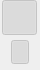
       <widget class="QWidget" name="w1_4" native="true">
        <property name="sizePolicy">
         <sizepolicy hsizetype="Fixed" vsizetype="Fixed">
          <horstretch>0</horstretch>
          <verstretch>0</verstretch>
         </sizepolicy>
        </property>
        <property name="minimumSize">
         <size>
          <width>40</width>
          <height>70</height>
         </size>
        </property>
        <property name="maximumSize">
         <size>
          <width>40</width>
          <height>70</height>
         </size>
        </property>
        <layout class="QVBoxLayout" name="verticalLayout_w1_4">
         <property name="spacing">
          <number>0</number>
         </property>
         <property name="leftMargin">
          <number>0</number>
         </property>
         <property name="topMargin">
          <number>0</number>
         </property>
         <property name="rightMargin">
          <number>0</number>
         </property>
         <property name="bottomMargin">
          <number>0</number>
         </property>
         <item>
          <widget class="QWidget" name="w1_top_4" native="true">
           <layout class="QHBoxLayout" name="horizontalLayout_w1_top_4">
            <property name="spacing">
             <number>0</number>
            </property>
            <property name="leftMargin">
             <number>0</number>
            </property>
            <property name="topMargin">
             <number>0</number>
            </property>
            <property name="rightMargin">
             <number>0</number>
            </property>
            <property name="bottomMargin">
             <number>0</number>
            </property>
            <item>
             <spacer name="horizontalSpacer_44">
              <property name="orientation">
               <enum>Qt::Horizontal</enum>
              </property>
              <property name="sizeHint" stdset="0">
               <size>
                <width>40</width>
                <height>20</height>
               </size>
              </property>
             </spacer>
            </item>
            <item>
             <widget class="QPushButton" name="pushButton_circle_4_1">
              <property name="enabled">
               <bool>false</bool>
              </property>
              <property name="sizePolicy">
               <sizepolicy hsizetype="Fixed" vsizetype="Fixed">
                <horstretch>0</horstretch>
                <verstretch>0</verstretch>
               </sizepolicy>
              </property>
              <property name="minimumSize">
               <size>
                <width>35</width>
                <height>35</height>
               </size>
              </property>
              <property name="maximumSize">
               <size>
                <width>35</width>
                <height>35</height>
               </size>
              </property>
              <property name="focusPolicy">
               <enum>Qt::NoFocus</enum>
              </property>
              <property name="styleSheet">
               <string notr="true">QPushButton:!checked{
border-image: url(:/circle_unchecked.svg);
}
QPushButton:checked{
border-image: url(:/circle_checked.svg);
}
</string>
              </property>
              <property name="text">
               <string/>
              </property>
              <property name="checkable">
               <bool>true</bool>
              </property>
              <property name="checked">
               <bool>true</bool>
              </property>
             </widget>
            </item>
            <item>
             <spacer name="horizontalSpacer_45">
              <property name="orientation">
               <enum>Qt::Horizontal</enum>
              </property>
              <property name="sizeHint" stdset="0">
               <size>
                <width>40</width>
                <height>20</height>
               </size>
              </property>
             </spacer>
            </item>
           </layout>
          </widget>
         </item>
         <item>
          <widget class="QWidget" name="w1_bottom_4" native="true">
           <layout class="QHBoxLayout" name="horizontalLayout_w1_bottom_4">
            <property name="spacing">
             <number>0</number>
            </property>
            <property name="leftMargin">
             <number>0</number>
            </property>
            <property name="topMargin">
             <number>0</number>
            </property>
            <property name="rightMargin">
             <number>0</number>
            </property>
            <property name="bottomMargin">
             <number>0</number>
            </property>
            <item>
             <spacer name="horizontalSpacer_46">
              <property name="orientation">
               <enum>Qt::Horizontal</enum>
              </property>
              <property name="sizeHint" stdset="0">
               <size>
                <width>40</width>
                <height>20</height>
               </size>
              </property>
             </spacer>
            </item>
            <item>
             <widget class="QPushButton" name="pushButton_arrow_4_1">
              <property name="enabled">
               <bool>false</bool>
              </property>
              <property name="sizePolicy">
               <sizepolicy hsizetype="Fixed" vsizetype="Fixed">
                <horstretch>0</horstretch>
                <verstretch>0</verstretch>
               </sizepolicy>
              </property>
              <property name="minimumSize">
               <size>
                <width>18</width>
                <height>24</height>
               </size>
              </property>
              <property name="maximumSize">
               <size>
                <width>18</width>
                <height>24</height>
               </size>
              </property>
              <property name="styleSheet">
               <string notr="true">QPushButton:!checked{
border-image: url(:/null.svg);
}
QPushButton:checked{
border-image: url(:/arrow.svg);
}
</string>
              </property>
              <property name="text">
               <string/>
              </property>
              <property name="checkable">
               <bool>true</bool>
              </property>
              <property name="checked">
               <bool>true</bool>
              </property>
             </widget>
            </item>
            <item>
             <spacer name="horizontalSpacer_47">
              <property name="orientation">
               <enum>Qt::Horizontal</enum>
              </property>
              <property name="sizeHint" stdset="0">
               <size>
                <width>40</width>
                <height>20</height>
               </size>
              </property>
             </spacer>
            </item>
           </layout>
          </widget>
         </item>
        </layout>
       </widget>
